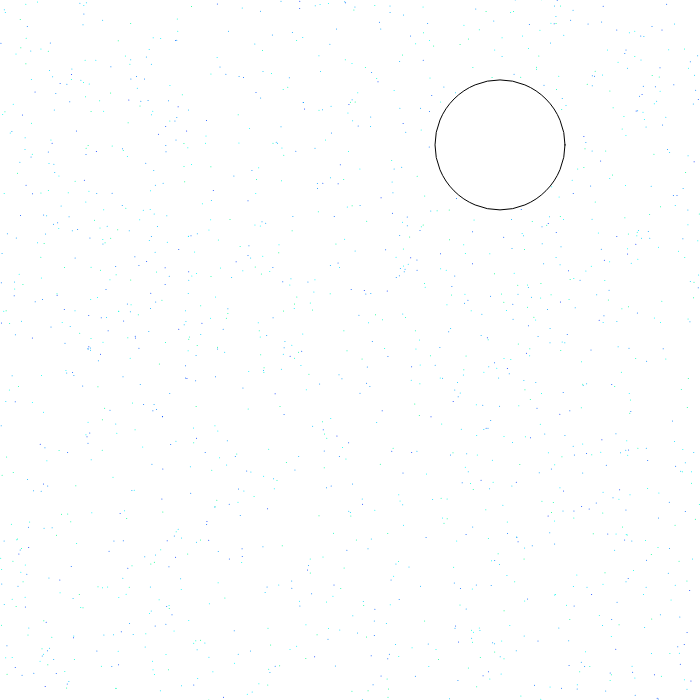
Frame 1 (no input)
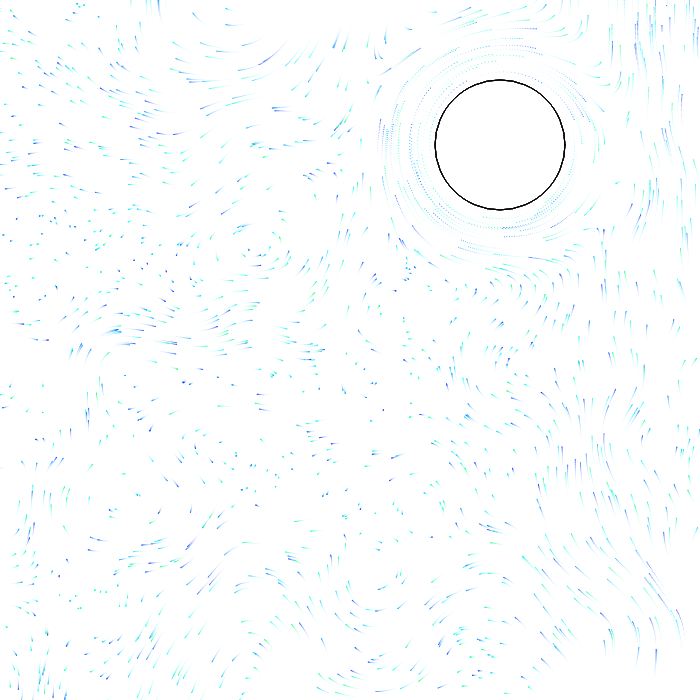
Frame 60 (no input)
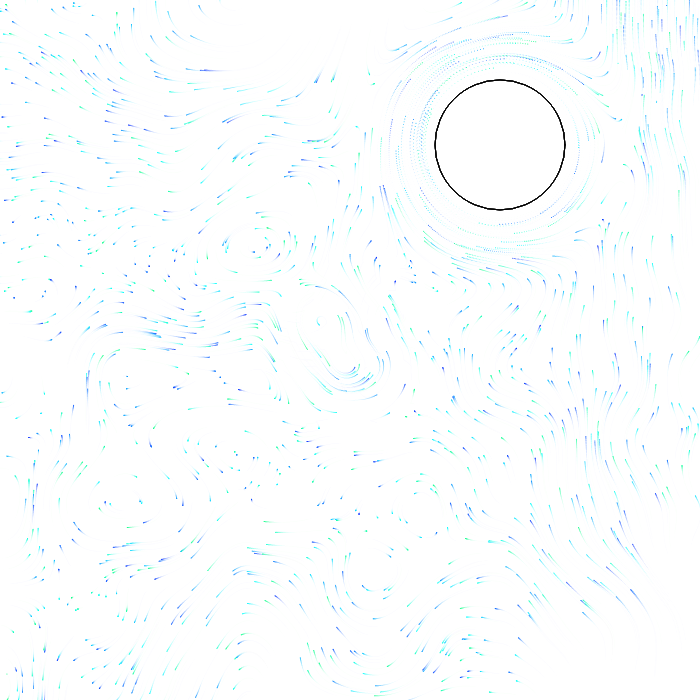
Frame 120 (the mouse pressed at the canvas centre since frame 60)

The p5.js sketch that drew these frames (run headless with seeded random() and noise() and a simulated clock; from frame 60 on, the mouse is pressed at the canvas centre):

// p5.js sketch
// ── sketch.js
class Particle {
    constructor(x, y) {
        this.originalPosition = createVector(x, y);
        this.position = createVector(x, y);
        this.color = Particle.generateColor();
        this.velocity = createVector(0, 0);
    }

    update(grid, deltaTime) {
        const potential = grid._potential(this.position, grid.time);
        this.velocity = potential;
        this.position.add(potential.mult(deltaTime * 10));

        const center = createVector(width / 2, height / 2);
        if (this.position.dist(center) > Math.max(width, height) * 0.7) {
            this.position = this.originalPosition.copy();
        }
    }

    render() {
        const velocityMagnitude = this.velocity.mag();
        const saturation = this.color[1] + 50 * smoothstep(0, 5, velocityMagnitude);
        stroke(color(this.color[0], saturation, this.color[2]));
        point(this.position.x, this.position.y);
    }

    static generateParticleOutsideBoundaries(boundaries, maxAttempts = 1000) {
        let validPosition = false;
        let attempts = 0;


        while (!validPosition && attempts < maxAttempts) {
            const x = random(width);
            const y = random(height);
            validPosition = true;
            for (const boundary of boundaries) {
                if (boundary.withinBoundary(createVector(x, y))) {
                    validPosition = false;
                    break;
                }
            }
            if (validPosition) {
                this.position = createVector(x, y);
            }
            attempts++;
        }

        return (attempts < maxAttempts) ? new Particle(this.position.x, this.position.y) : null;
    }

    static generateColor() {
        const hue = random(150, 230);
        const saturation = 150;
        const brightness = 150;
        return [hue, saturation, brightness];
    }
}

const smoothstep = (edge0, edge1, x) => {
    const t = constrain((x - edge0) / (edge1 - edge0), 0, 1);
    return t * t * (3 - 2 * t);
}

const ramp = (x) => {
    if (x <= -1) return -1;
    if (x >= 1) return 1;

    const x2 = x * x;
    const x4 = x2 * x2;
    return x * (15 / 8 - (10 / 8) * x2 + (3 / 8) * x4);
}

class Boundary {
    constructor(x, y, radius) {
        this.x = x;
        this.y = y;
        this.radius = radius;
    }

    getNearestPointOnBoundary(point) {
        const boundaryPoint = createVector(point.x - this.x, point.y - this.y).normalize().mult(this.radius).add(this.x, this.y);
        return boundaryPoint;
    }

    render() {
        noFill();
        stroke(0);
        ellipse(this.x, this.y, this.radius * 2);
    }

    withinBoundary(point) {
        const distance = dist(point.x, point.y, this.x, this.y);
        return distance < this.radius;
    }
}

class NoiseFieldGenerator {

    constructor(noiseScale = 0.001, boundaries = [], mouseEffect = false) {
        this.boundaries = boundaries;
        this.noiseScale = noiseScale;
        this.time = 0;
        this.mouseEffect = mouseEffect;
    }

    reset() {
        this.time = 0;
    }

    _partialDerivativeByX(position, t, epsilon = 0.0001) {
        const x = position.x;
        const y = position.y;
        return (this._potentialField(x + epsilon, y, t) - this._potentialField(x - epsilon, y, t)) / (2 * epsilon);
    }

    _partialDerivativeByY(position, t, epsilon = 0.0001) {
        const x = position.x;
        const y = position.y;
        return (this._potentialField(x, y + epsilon, t) - this._potentialField(x, y - epsilon, t)) / (2 * epsilon);
    }

    _noise(x, y, t, offsetX = 0, offsetY = 0, frequency = 1) {
        return (noise(x * this.noiseScale * frequency + t * 0 + offsetX, y * this.noiseScale * frequency + t * 0 + offsetY) - 0.5) * 2;
    }

    _potentialField(x, y, t) {
        const noiseValue = this._noise(x, y, t, 0, 0, 2);


        let field = noiseValue;
        if (this.mouseEffect && mouseIsPressed) {
            const mouseVector = createVector(mouseX, mouseY);
            const distance = dist(x, y, mouseVector.x, mouseVector.y);
            field *= 1 - smoothstep(0, 100, distance);
        } else {
            field *= 0;
        }

        let field2 = this._noise(x, y, t, 1000, 1000, 1) + 2 * this._noise(x, y, t, 2000, 2000, 0.5);
        if (this.boundaries.length > 0) {
            for (const boundary of this.boundaries) {
                const nearestPoint = boundary.getNearestPointOnBoundary(createVector(x, y));
                const distance = dist(x, y, nearestPoint.x, nearestPoint.y);
                field2 *= ramp(distance / 100);
            }
        }
        return field + field2;
    }

    _potential(position, t) {
        const potentialX = this._partialDerivativeByY(position, t);
        const potentialY = -this._partialDerivativeByX(position, t);

        return createVector(potentialX, potentialY);
    }
    update(deltaTime) {
        this.time += deltaTime * 0.001;
    }
}

let mouseIsClicked = false;
const numParticles = 1500;
const particles = [];
let grid;
const boundaries = [];
const numBoundaries = 1;

function setup() {
    createCanvas(700, 700);
    colorMode(HSB, 360, 100, 100, 1);
    for (let i = 0; i < numBoundaries; i++) {
        const x = random(width);
        const y = random(height);
        const radius = random(50, 70);
        boundaries.push(new Boundary(x, y, radius));
    }
    for (let i = 0; i < numParticles; i++) {
        const particle = Particle.generateParticleOutsideBoundaries(boundaries);
        if (particle) {
            particles.push(particle);
        }
    }
    grid = new NoiseFieldGenerator(0.002, boundaries, true);
}

function draw() {
    background(0, 0, 100, 0.1);
    deltaTime = Math.min(deltaTime || 16.67, 100);
    grid.update(deltaTime);
    for (let particle of particles) {
        particle.update(grid, deltaTime);
        particle.render();
    }
    for (let boundary of boundaries) {
        boundary.render();
    }
}

function mouseClicked() {
    mouseIsClicked = true;
}

function mouseReleased() {
    mouseIsClicked = false;
}
